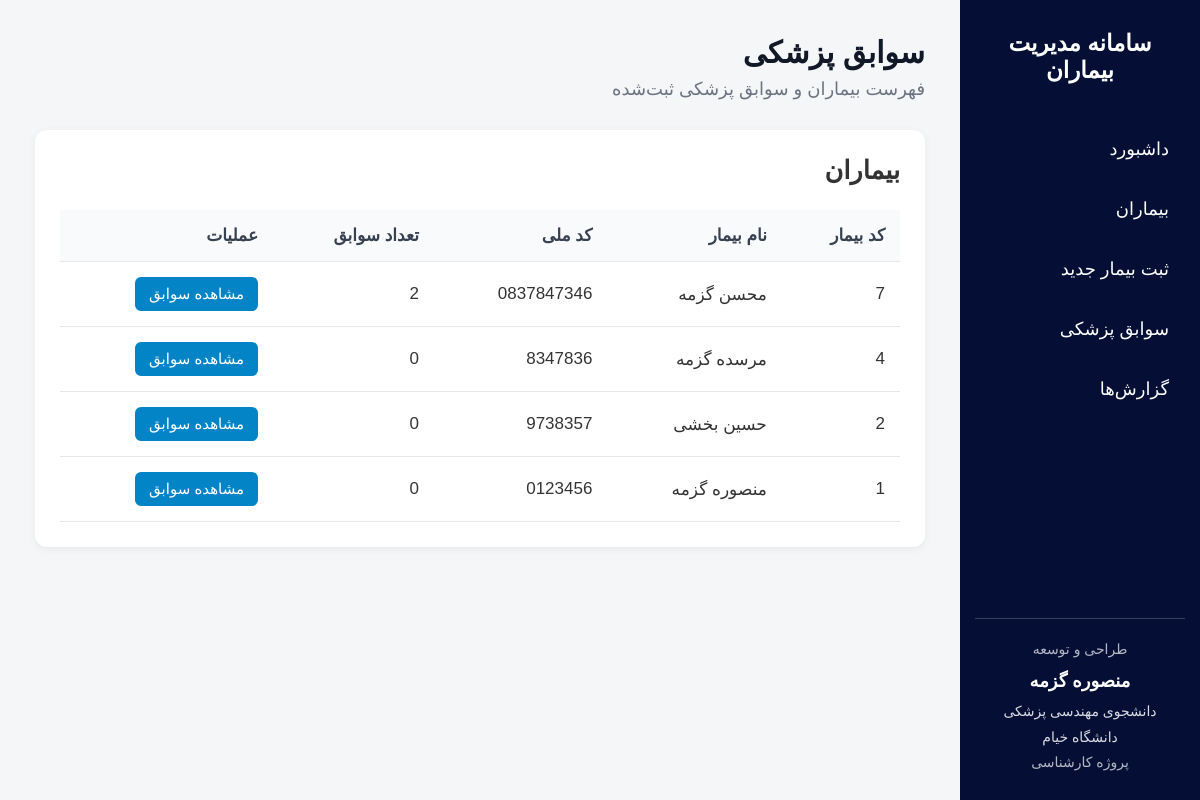
Screenshot of /medical-records with the database file from the repository.
### tables this page shows
CREATE TABLE patients (
            id INTEGER PRIMARY KEY AUTOINCREMENT,
            first_name TEXT NOT NULL,
            last_name TEXT NOT NULL,
            national_id TEXT,
            birth_date TEXT,
            gender TEXT,
            phone TEXT,
            blood_type TEXT,
            weight REAL,
            height REAL,
            emergency_phone TEXT,
            medical_history TEXT,
            allergies TEXT,
            notes TEXT
        );

### app.py (the view)
@app.route("/medical-records")
def medical_records_list():
    connection = get_database_connection()
    patients = connection.execute(
        """
        SELECT
            patients.id,
            patients.first_name,
            patients.last_name,
            patients.national_id,
            COUNT(medical_records.id) AS record_count
        FROM patients
        LEFT JOIN medical_records
            ON patients.id = medical_records.patient_id
        GROUP BY patients.id
        ORDER BY patients.id DESC
        """
    ).fetchall()
    connection.close()
    return render_template(
        "medical_records_list.html",
        patients=patients
    )

### app.py (called while the page is built)
def get_database_connection():
    connection = sqlite3.connect("patients.db")
    connection.row_factory = sqlite3.Row
    return connection

### templates/medical_records_list.html (shortened to what this page needs)
{% extends "base.html" %}
{% block content %}
<div class="page-header">
    <h1>
        سوابق پزشکی
    </h1>
    <p>
        فهرست بیماران و سوابق پزشکی ثبت‌شده
    </p>
</div>
<div class="card">
    <h2 style="margin-bottom: 25px;">
        بیماران
    </h2>
    {% if patients %}
    <table>
        <thead>
            <tr>
                <th>
                    کد بیمار
                </th>
                <th>
                    نام بیمار
                </th>
                <th>
                    کد ملی
                </th>
                <th>
                    تعداد سوابق
                </th>
                <th>
                    عملیات
                </th>
            </tr>
        </thead>
        <tbody>
            {% for patient in patients %}
            <tr>
                <td>
                    {{ patient["id"] }}
                </td>
                <td>
                    {{ patient["first_name"] }}
                    {{ patient["last_name"] }}
                </td>
                <td>
                    {{ patient["national_id"] or "-" }}
                </td>
                <td>
                    {{ patient["record_count"] }}
                </td>
                <td>
                    <a
                        href="/patient/{{ patient['id'] }}/medical-records"
                        class="details-button"
                    >
                        مشاهده سوابق
                    </a>
                </td>
            </tr>
            {% endfor %}
        </tbody>
    </table>
    {% else %}
    <div class="empty">
        هنوز بیماری ثبت نشده است.
    </div>
    {% endif %}
</div>
{% endblock %}

### templates/base.html (style rules this page uses)
* { box-sizing: border-box; margin: 0; padding: 0; }
html { direction: rtl; }
body { margin: 0; font-family: Calibri, Arial, sans-serif; background-color: #f4f6f8; color: #333; direction: rtl; text-align: right; font-size: 17px; }
.page-header { margin-bottom: 30px; }
.page-header h1 { font-size: 30px; color: #111827; margin-bottom: 8px; }
.page-header p { color: #6b7280; font-size: 18px; }
.card { background-color: white; padding: 25px; border-radius: 12px; box-shadow: 0 2px 8px rgba(0, 0, 0, 0.06); margin-bottom: 25px; }
.details-button { display: inline-block; background-color: #0284c7; color: white; text-decoration: none; padding: 8px 14px; border-radius: 6px; font-size: 15px; }
table { width: 100%; border-collapse: collapse; direction: rtl; }
th, td { padding: 15px; text-align: right; border-bottom: 1px solid #e5e7eb; }
th { background-color: #f9fafb; color: #374151; }

### rows the page displays
patients: id "7", first_name "محسن", last_name "گزمه", national "0837847346", record_count "2"
patients: id "4", first_name "مرسده", last_name "گزمه", national "8347836", record_count "0"
patients: id "2", first_name "حسین", last_name "بخشی", national "9738357", record_count "0"
patients: id "1", first_name "منصوره", last_name "گزمه", national "0123456", record_count "0"
